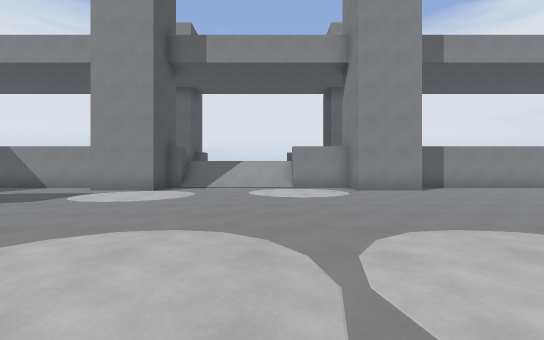
[1] (above)

24 first-person views from a walk through a level from a Godot 3-D game. The camera is 1.3 m above the floor, looks level and sees 90° across. The floor is counted in squares, 2 m on a side. Each view is taken from the middle of a square. On the plan, view 1 faces up. The plan holds only what a view shows up to about 9 squares ahead; the rest is blank. The place goes on beyond the plan.

[2]
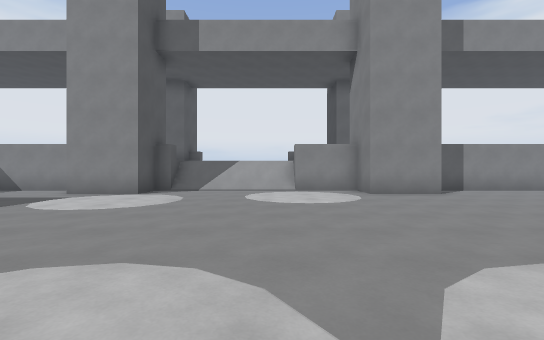

[3]
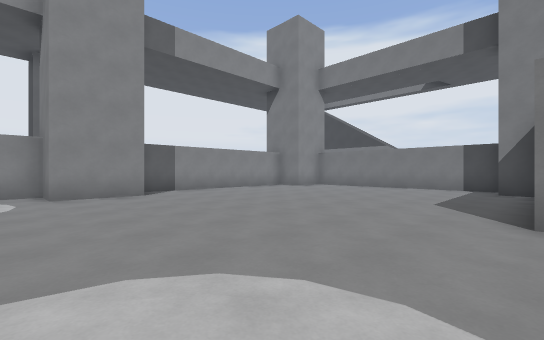

[4]
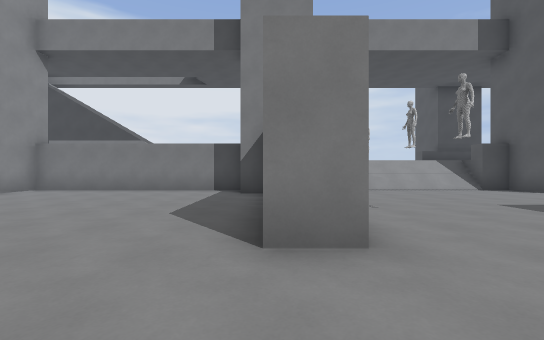

[5]
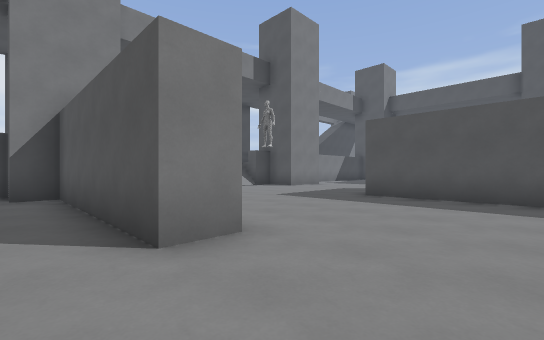

[6]
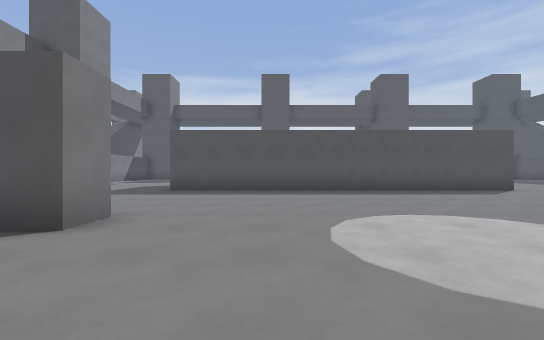

[7]
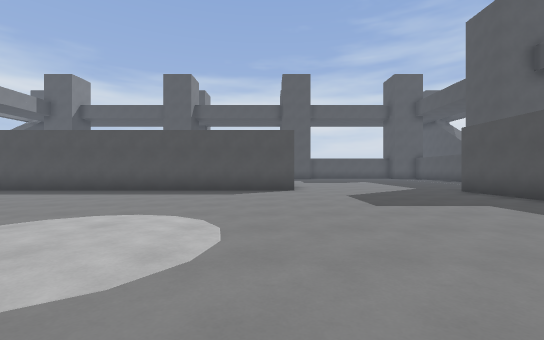

[8]
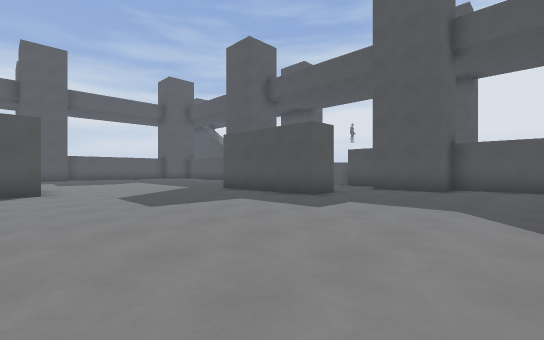

[9]
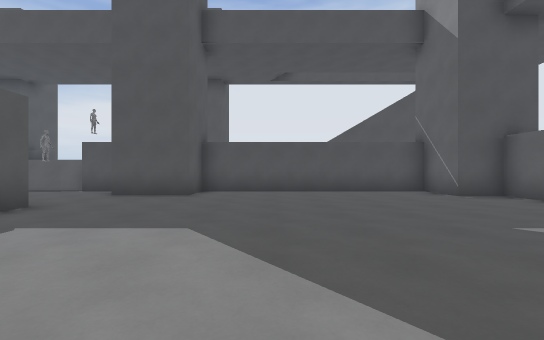

[10]
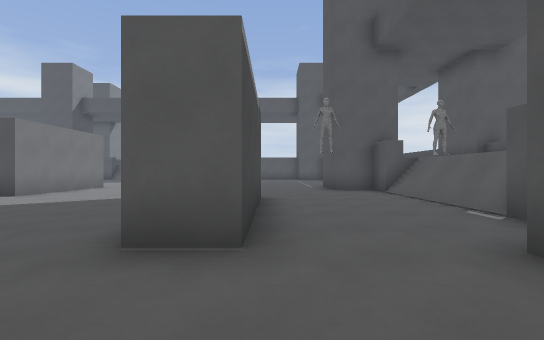

[11]
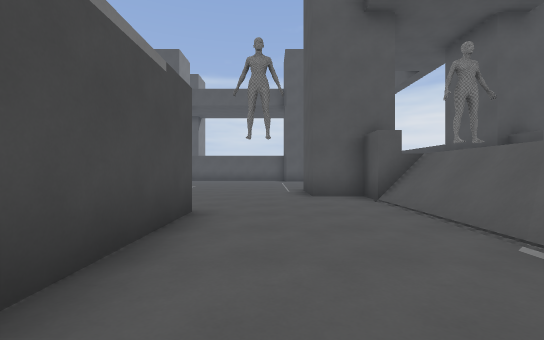

[12]
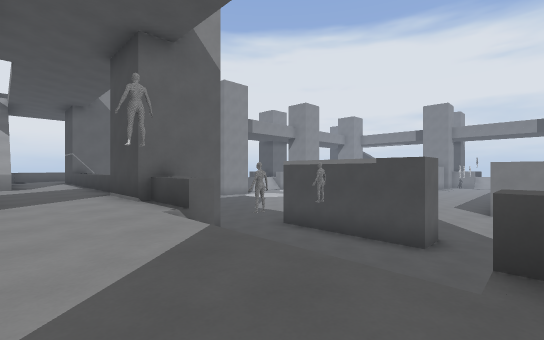

[13]
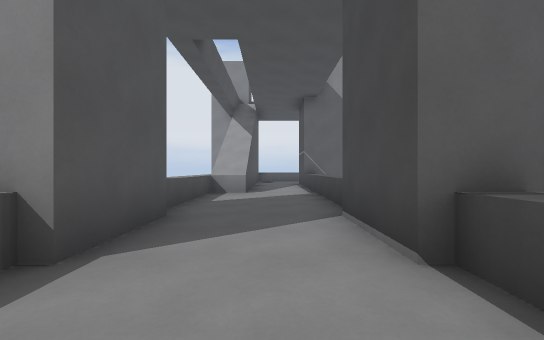

[14]
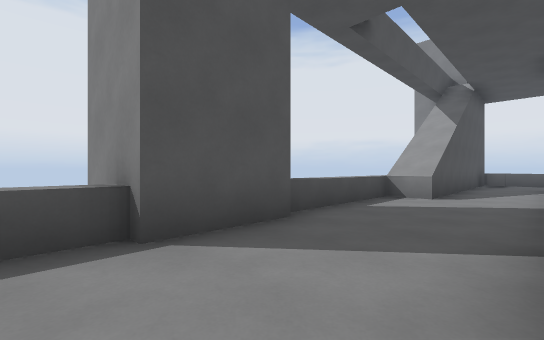

[15]
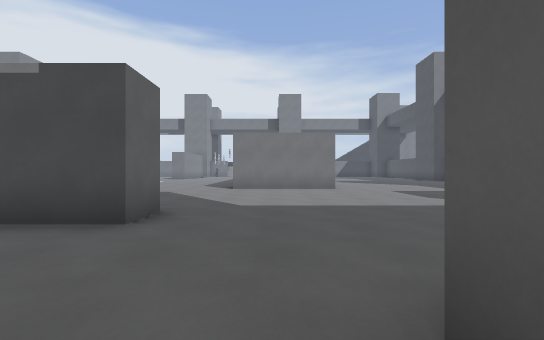

[16]
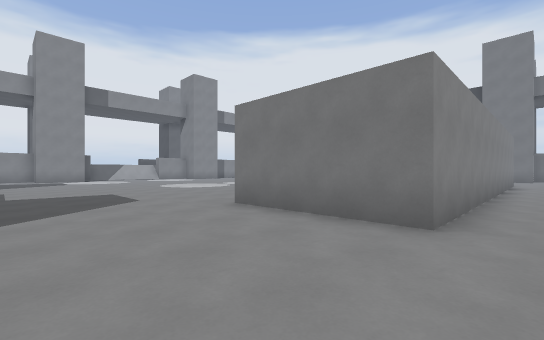

[17]
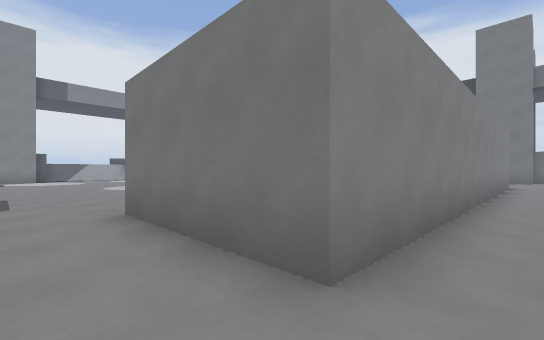

[18]
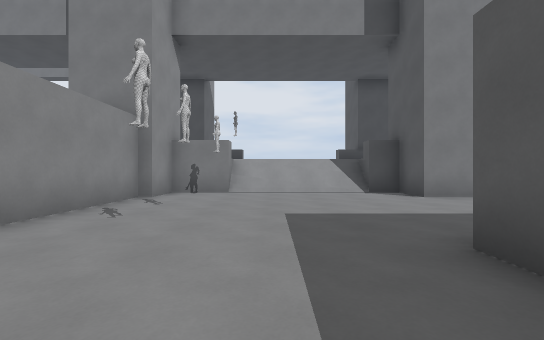

[19]
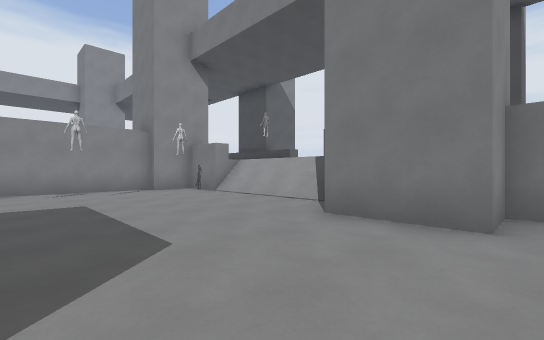

[20]
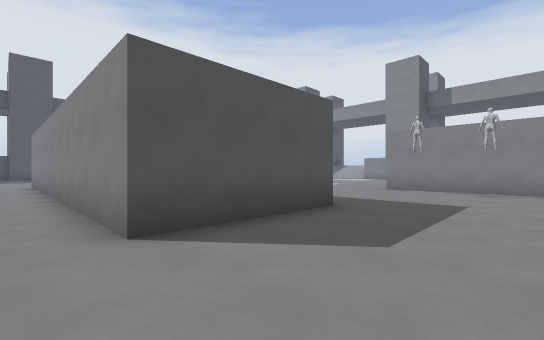

[21]
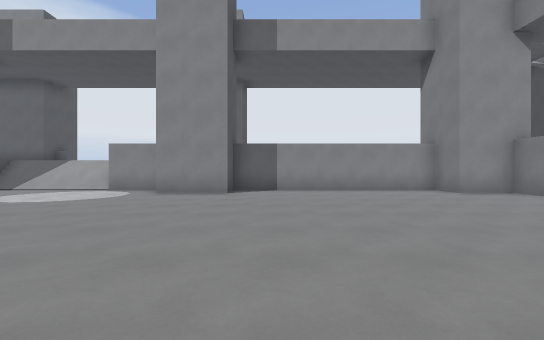

[22]
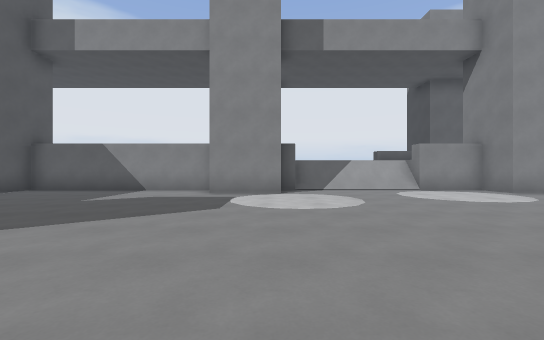

[23]
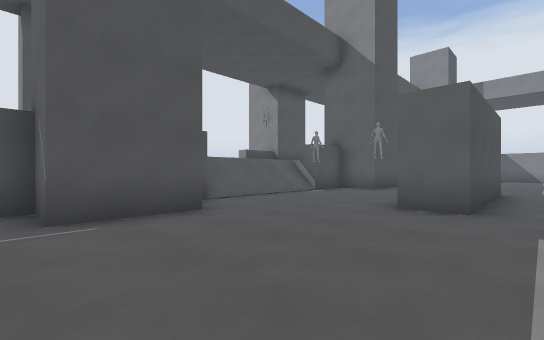

[24]
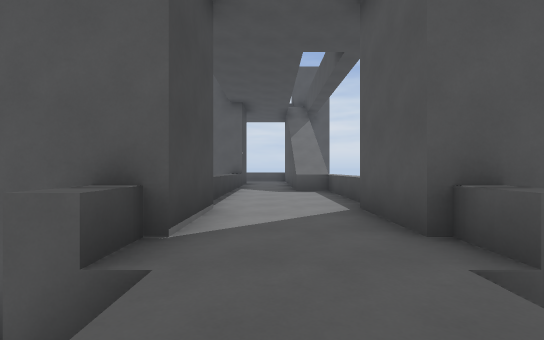

### Floor plan
Key: @ floor where view 1 was taken; # wall or solid block; . main floor; : floor 2 m higher than the main floor; / step, stairs or slope; = window, fence, low wall or low ledge; ^ raised ledge.
Columns run from 17 left of view 1 to 14 right of it. Each row starts with its distance up from view 1.
 11   ::
 10  #:: #=====###////#=##======##
  9  #::##......##......##.......##
  8  #::..........................=
  7  #::..........................=
  6 #^::..........................=
  5 =:::..........................^
  4 =:::..........................=
  3 =:::..........................=
  2 #:::..........................#
  1 #::###..................#######
  0 #::###...........@...........##
 -1 =:::....#.....................=
 -2  :://...#...................../:
 -3  :://...#...................../:
 -4  :://...#...................../:
 -5  :://.........###########...../:
 -6 #:://.........#         #.....#:
 -7 #::###........#         #....##
 -8 #::###........###########....##
 -9 =:::..........................=

Positions as (right, up) in squares from view 1, and headings:
1: (0, 0), facing up
2: (0, 1), facing up
3: (2, 1), facing up-right
4: (4, 1), facing right
5: (4, 2), facing down-right
6: (4, 4), facing down
7: (-3, 4), facing down
8: (-3, 4), facing down-left
9: (-5, 4), facing left
10: (-10, 2), facing down
11: (-11, 0), facing down
12: (-16, -6), facing up-right
13: (-15, -2), facing up
14: (-14, -1), facing up-left
15: (-13, -6), facing right
16: (-7, -9), facing up-right
17: (-5, -9), facing up-right
18: (5, -3), facing right
19: (8, -9), facing up-right
20: (10, -9), facing up-left
21: (6, 1), facing up
22: (-4, 1), facing up
23: (-8, -9), facing up-left
24: (-15, -4), facing down
